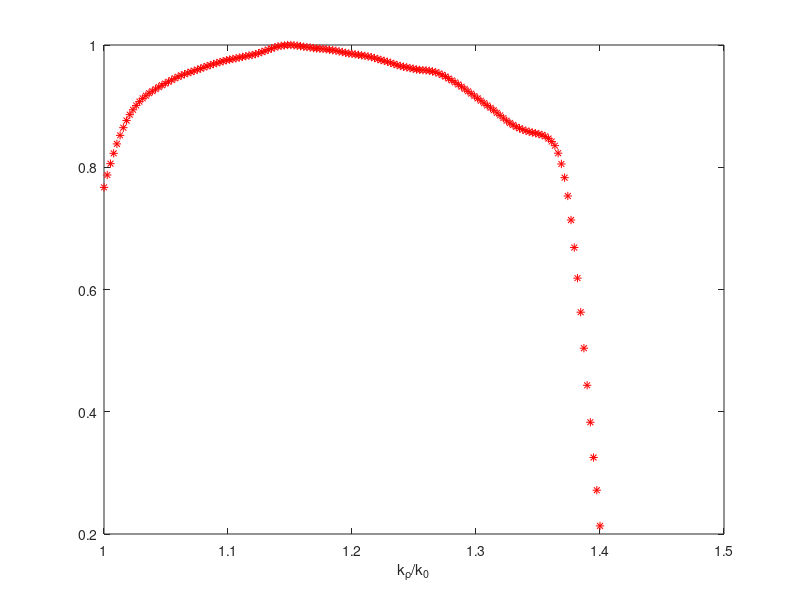
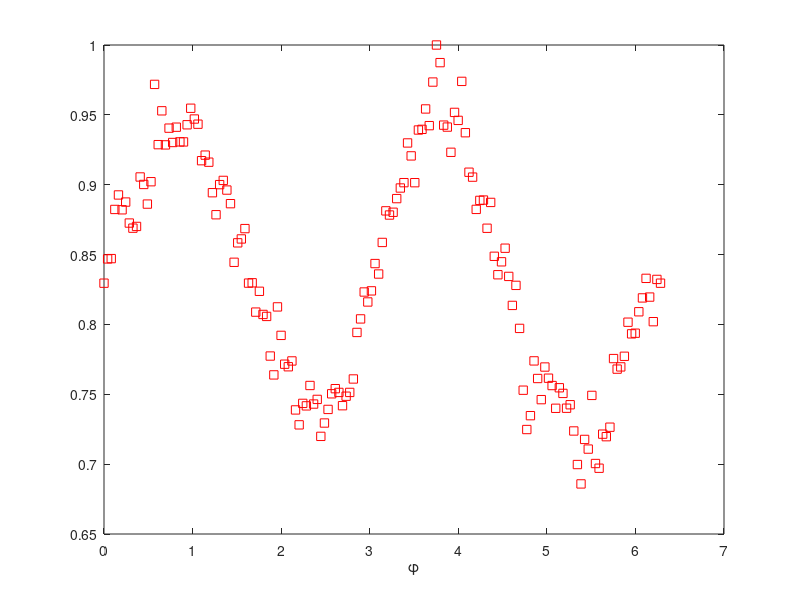

These figures' MATLAB source, in order: (Note: this script raises an error after producing the figures.)
load('./Data/Nor_BFP_Cut.mat');

c = 3e8;
WL0 = 638e-9;
omega = 2 * pi / WL0 * c;

k0 = 2 * pi / WL0;
NA=1.4;
axis = k0 * NA;


num_kx = 155;
num_ky = 155;

kx = linspace(-1.0+1e-5, 1.0+1e-5, num_kx) * axis;
ky = linspace(-1.0+1e-5, 1.0+1e-5, num_ky) * axis;
[kx_grid, ky_grid] = meshgrid(ky, kx);
krho_grid = sqrt(kx_grid.^2 + ky_grid.^2);
krho_grid0=krho_grid/k0;
%%
num_Rho=num_kx;
num_Phi=num_kx;
kRho_mat=linspace(1+1e-5,1.4+1e-5,num_Rho)*axis/NA;
krho=kRho_mat/axis;
Phi_mat=linspace(0+1e-5,2*pi+1e-5,num_Phi);
[kRho_grid,Phi_grid]=meshgrid(kRho_mat,Phi_mat); % This definition is not so good; 
kx_grid_in=kRho_grid.*cos(Phi_grid);
ky_grid_in=kRho_grid.*sin(Phi_grid);

BFP_interp = interp2(kx_grid,ky_grid,Nor_BFP_Cut,kx_grid_in,ky_grid_in);

BFP_rho=sum(BFP_interp,1).*krho;
BFP_phi=sum(BFP_interp.*krho,2);
%% Handle the abnormal data
BFP_phi(78)=(BFP_phi(77)+BFP_phi(79))/2;
BFP_rho(155)=20;

%figure(1);pcolor(kx_grid/k0,ky_grid/k0,Nor_BFP_Cut);shading interp;colormap jet; colorbar;xlabel('kx');ylabel('ky');
%figure(1);pcolor(kx_grid_in/k0,ky_grid_in/k0,BFP_interp);shading interp;colormap jet; colorbar;xlabel('kx');ylabel('ky');


figure(2);plot(kRho_mat/k0,BFP_rho/max(BFP_rho),'r*');xlabel('k_{\rho}/k_{0}');
figure(3);plot(Phi_mat,BFP_phi/max(BFP_phi),'rs');xlabel('\phi');

%%
Exp_rho=BFP_rho/sum(BFP_rho(1:num_Rho-1),'all');
Exp_phi=BFP_phi/sum(BFP_phi(1:num_Rho),'all');
% save('./Data/Exp_rho.mat','Exp_rho');
% save('./Data/Exp_phi.mat','Exp_phi');